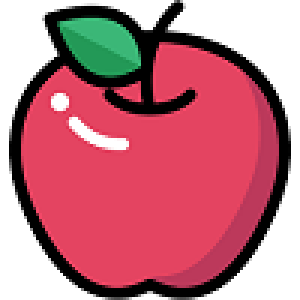
%> input picture Resources/Images/apple.png, 100 x 100 px (shown 3 times larger); its folder holds only this picture in this run
$ octave ImageAnalysis.m   (GNU Octave 9; MATLAB toolbox functions it lacks are replaced by stand-ins)
%> lines starting %> are read from the running program, lines starting %| are printed output that depends on the picture
clc;
clear;
close all;

WORKING_DIR = "../";
IMAGES_DIR  = append(WORKING_DIR, "Images/");
ROM_DIR     = append(WORKING_DIR, "ROM_Init/");

image_files = dir(IMAGES_DIR);
image_files = image_files(3:end);

number_of_images = length(image_files);

fileID = fopen (append(ROM_DIR, 'ROM_IMAGES.mif'), 'w');
fprintf(fileID, 'DEPTH = %d;\n', 100*100*number_of_images);
fprintf(fileID, 'WIDTH = %d;\n', 8*3);
fprintf(fileID, 'ADDRESS_RADIX = UNS;\n');
fprintf(fileID, 'DATA_RADIX = HEX;\n');
fprintf(fileID, 'CONTENT\nBEGIN\n');

for j = 1:number_of_images
    target_file = append(image_files(j).folder, '\', image_files(j).name);
    [target_path, target_name, target_ext] = fileparts(target_file);
    I = imread(target_file);
%> I is the input picture: size 100x100x3 uint8; mean R, G, B 191.5, 116.6, 129.1

    %Extract RED, GREEN and BLUE components from the image
    R = I(:,:,1);
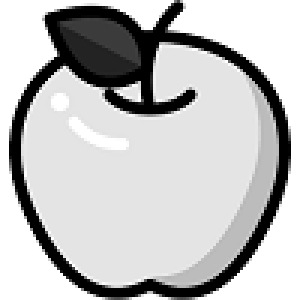
%> R: size 100x100 uint8 (shown 3 times larger); min 0, max 255, mean 191.5
    G = I(:,:,2);
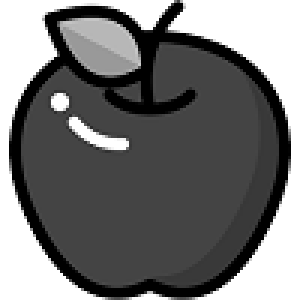
%> G: size 100x100 uint8 (shown 3 times larger); min 0, max 255, mean 116.6
    B = I(:,:,3);
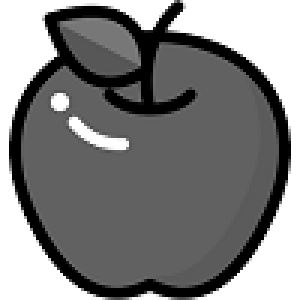
%> B: size 100x100 uint8 (shown 3 times larger); min 0, max 255, mean 129.1

    %save variable COLOR to a file in HEX format for the chip to read


    for i = 1:size(R(:), 1)
        fprintf (fileID, '%d : %02x%02x%02x;\n', i+100*100*(j-1)-1, R(i), G(i), B(i)); % COLOR (dec) -> print to file (hex)
    end

end

fprintf (fileID, '%s', "END;"); % COLOR (dec) -> print to file (hex)
fclose (fileID);

$ run again, on Resources/Images/avocado.png
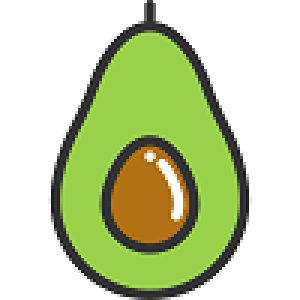
%> input picture Resources/Images/avocado.png, 100 x 100 px (shown 3 times larger)
%> I is the input picture: size 100x100x3 uint8; mean R, G, B 198.9, 210.2, 168.6
%> `G = I(:,:,2);`:
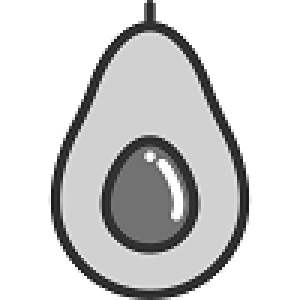
%> G: size 100x100 uint8 (shown 3 times larger); min 23, max 255, mean 210.2
%> `B = I(:,:,3);`:
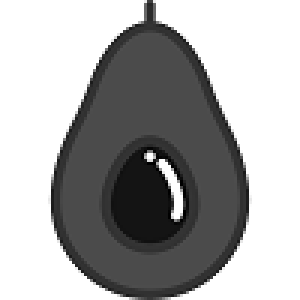
%> B: size 100x100 uint8 (shown 3 times larger); min 0, max 255, mean 168.6
